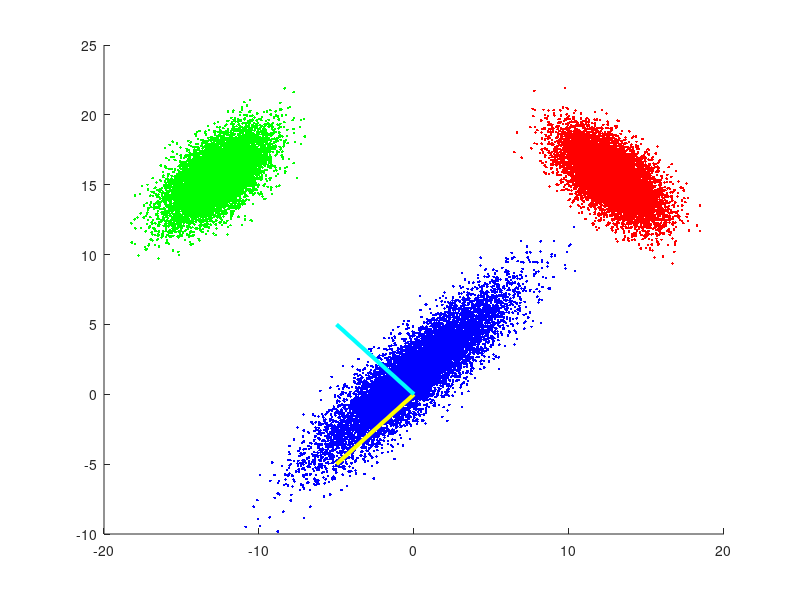

MATLAB code for this plot:
%Michael Brunetti
%06-24-2015
%Linear Discriminant Analysis, many class example

clear;

%Define 3 classes of normally distributed random variables
x_1 = normrnd(1,4,1,10000);
y_1 = normrnd(1,1,1,10000);

x_2 = normrnd(20,1,1,10000);
y_2 = normrnd(2,2,1,10000);

x_3 = normrnd(2,2,1,10000);
y_3 = normrnd(20,1,1,10000);


rot_mat = [ cosd(45) sind(45); -sind(45) cosd(45) ];

%Rotate axes 45 degrees to make more interesting graphic
rot_1 = [x_1 ; y_1].' * rot_mat;
rot_2 = [x_2 ; y_2].' * rot_mat;
rot_3 = [x_3 ; y_3].' * rot_mat;

x_1 = rot_1(:,1);
y_1 = rot_1(:,2);

x_2 = rot_2(:,1);
y_2 = rot_2(:,2);

x_3 = rot_3(:,1);
y_3 = rot_3(:,2);

clf;  %clear figure window
hold on; %to plot data and principal components
plot(x_1,y_1,'b.',x_2,y_2,'r.',x_3,y_3,'g.') %scatter plot

mu = zeros(3,2);

%calculate mean vectors for each class
mu(1,:) = [ mean(x_1), mean(y_1) ];
mu(2,:) = [ mean(x_2), mean(y_2) ];
mu(3,:) = [ mean(x_3), mean(y_3) ];

mu_total = mean( mu ); %calculate mean across all classes

%define zero matricies to compute scatter
S_1 = zeros(2);
S_2 = zeros(2);
S_3 = zeros(2);

%compute within-class scatter for each class
for i = 1:1000
    S_1 = S_1 + ( [x_1(i), y_1(i)] - mu(1) ).' * ( [x_1(i), y_1(i)] - mu(1));
    S_2 = S_2 + ( [x_2(i), y_2(i)] - mu(2) ).' * ( [x_2(i), y_2(i)] - mu(2));
    S_3 = S_3 + ( [x_3(i), y_3(i)] - mu(3) ).' * ( [x_3(i), y_3(i)] - mu(3));
end

%add matricies to compute total within-class scatter
S_W = S_1 + S_2 + S_3;


S_B = zeros(2);

%calculate between-class scatter
for j = 1:3
    S_B = S_B + 10000 * (mu(j) - mu_total).' * (mu(j) - mu_total);
end

%solve generalized eigenvector problem for weight vectors
[W, lambda] = eig (S_W,S_B);

%enlarge weight vector to be visible on graph
W = W ./ abs(W) .* 5;

%plot weight vectors
plot([0,W(1,1)],[0,W(1,2)],'y','Linewidth',3);
plot([0,W(2,1)],[0,W(2,2)],'c','Linewidth',3);
